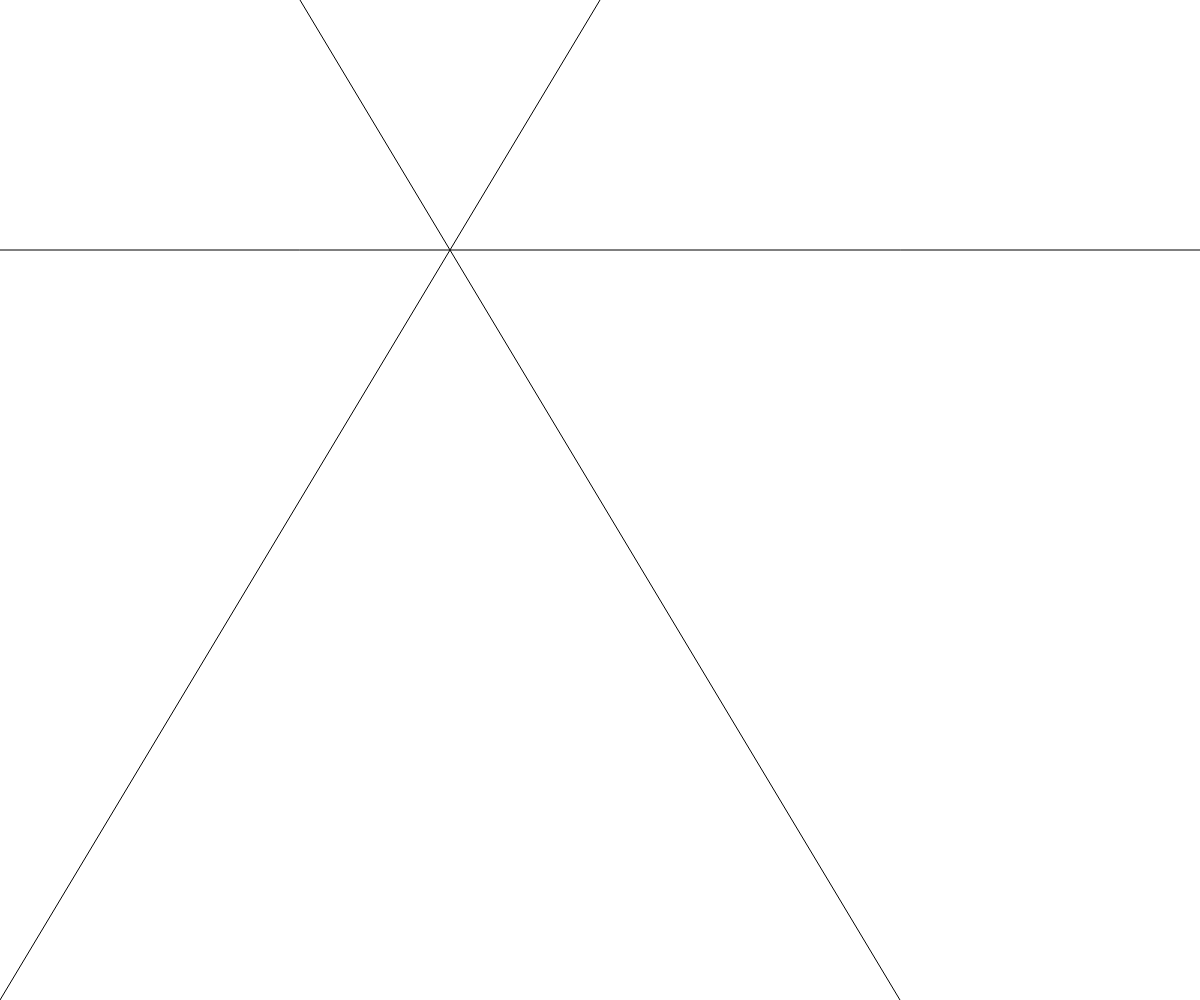
Frame 1 (no input)
Frame 60 (no input): identical to frame 1, image omitted
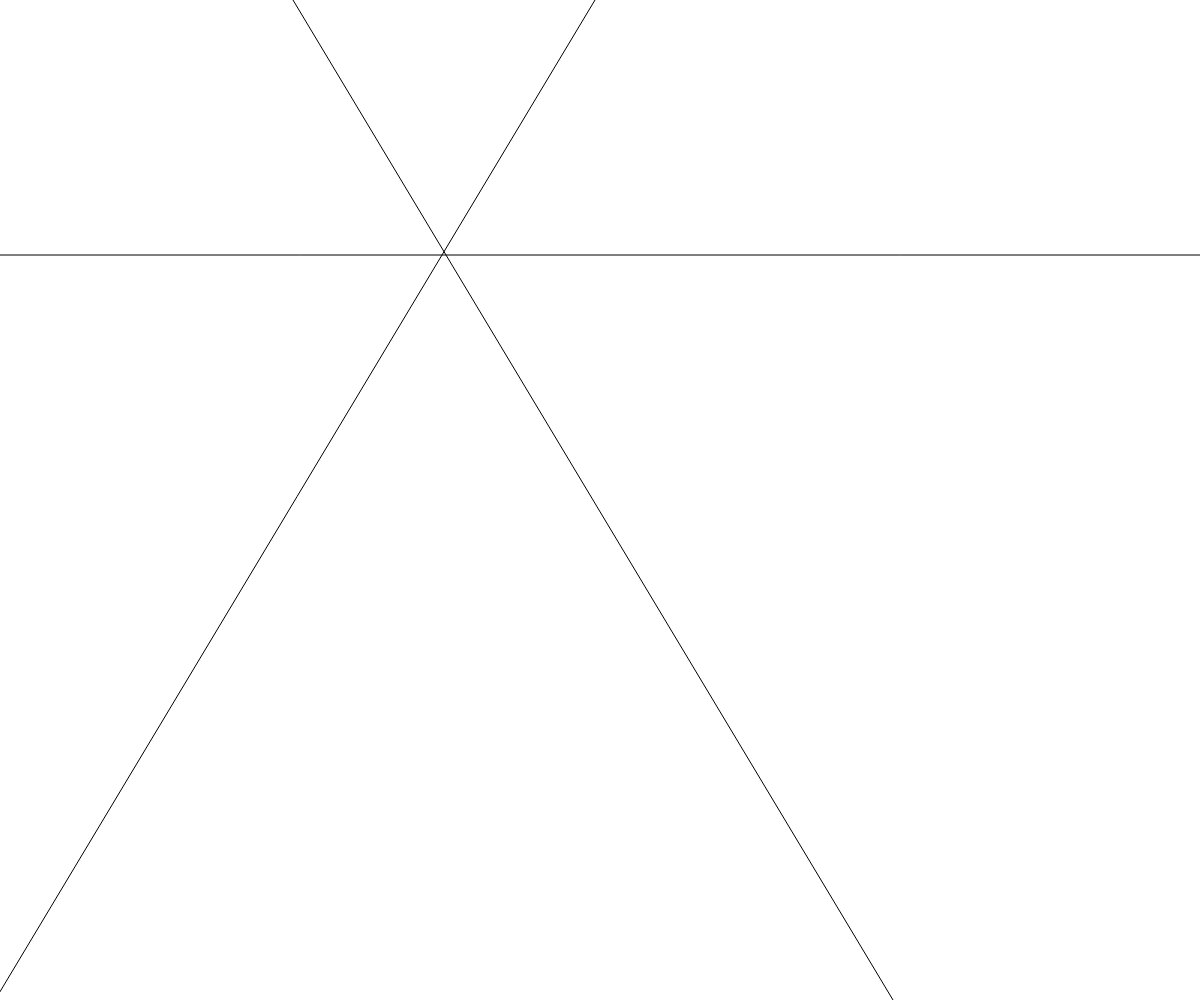
Frame 120 (the mouse pressed at the canvas centre since frame 60)

The p5.js sketch that drew these frames (run headless with seeded random() and noise() and a simulated clock; from frame 60 on, the mouse is pressed at the canvas centre):

// p5.js sketch
// ── sketch.js
var line1 = {x1: 0, y1: 0, x2: 0, y2: 0}; 
var line2 = {x1: 0, y1: 0, x2: 0, y2: 0}; 
var line3 = {x1: 0, y1: 0, x2: 0, y2: 0}; 

function setup() {
  createCanvas(windowWidth, windowHeight);
  line1.x1 = 0; 
  line1.x2 = width;
  line1.y1 = windowHeight/4; 
  line1.y2 = line1.y1; 

  line2.x1 = windowWidth/4; 
  line2.x2 = 3*line2.x1;
  line2.y1 = 0; 
  line2.y2 = windowHeight; 

  line3.x1 = windowWidth/2; 
  line3.x2 = 0;
  line3.y1 = 0; 
  line3.y2 = windowHeight; 

}

function draw() {
  background(255);
  stroke(0); 
  line(line1.x1, line1.y1, line1.x2, line1.y2); 
  line(line2.x1, line2.y1, line2.x2, line2.y2); 
  line(line3.x1, line3.y1, line3.x2, line3.y2); 
  if(mouseY < pmouseY){
    line1.y1 -= 5; 
    line1.y2 -= 5; 
    line2.x1 += 5; 
    line2.x2 += 5; 
    line3.x1 += 7; 
    line3.x2 += 7; 
  }
  else if(mouseY > pmouseY){
    line1.y1 += 5; 
    line1.y2 += 5; 
    line2.x1 -= 7; 
    line2.x2 -= 7; 
    line3.x1 -= 5; 
    line3.x2 -= 5; 
  }
}
